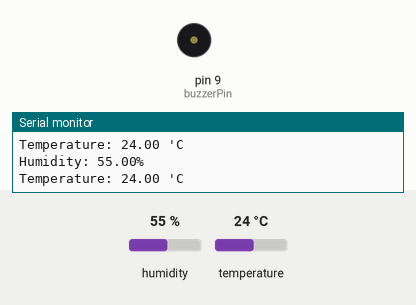
This sketch was run on a simulated Arduino Uno, built with avr-gcc and run on an emulated ATmega328P. On the bench: buzzer (waves = sounding), the last lines printed to the serial monitor. The test bench sets the inputs (shaded band); at power-on: temperature 24 °C, humidity 55 %.

Above: at 1.2 s.
1.3 s: temperature set to 29 °C
4.3 s: temperature set to 32 °C
At 5.1 s:
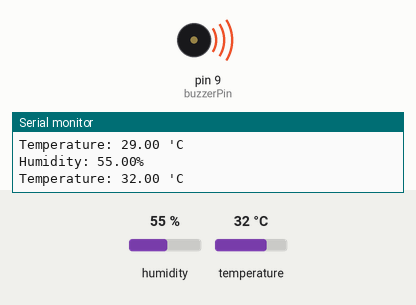
7.3 s: humidity set to 58 %
8.8 s: humidity set to 61 %
At 9.8 s:
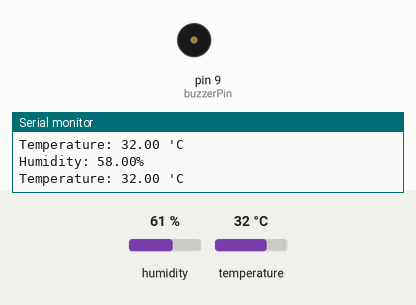
Timing chart, 0 to 11.8 s (numbered marks = the images above; inputs shaded):
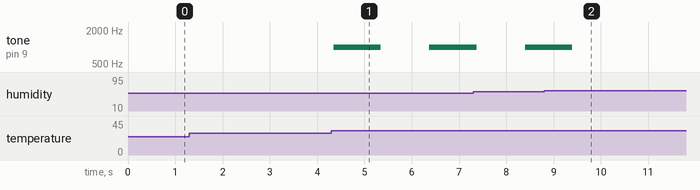

Measured:
- the behaviour switches between 30 and 31 °C on temperature (found by bisection; images 0 and 1)
- the behaviour switches between 59 and 60 % on humidity (found by bisection; images 1 and 2)
- after the input at 4.3 s, tone on pin 9 (buzzerPin): silent → 1000 Hz after 0.05 s, → silent 1.0 s later, → 1000 Hz 1.0 s later
- after the input at 8.8 s, tone on pin 9 (buzzerPin): goes on until 9.4 s, then stays silent

The sketch:

dhtBuzzer.ino
```cpp
#include<dht.h>
#define dhtPin A0
#define buzzerPin 9
dht DHT;
void setup() {
  // put your setup code here, to run once:
  Serial.begin(9600);
  pinMode(buzzerPin, OUTPUT);
}

void loop() {
  DHT.read11(dhtPin);
  Serial.print("Humidity: ");
  Serial.print(DHT.humidity);
  Serial.println("%");
  Serial.print("Temperature: ");
  Serial.print(DHT.temperature);
  Serial.println(" 'C");

  if(DHT.humidity < 60 && DHT.temperature > 30){
    tone(buzzerPin, 1000);
    delay(1000);
    noTone(buzzerPin);
    delay(1000);
  }
  else{
    noTone(buzzerPin);
  }
}
```
